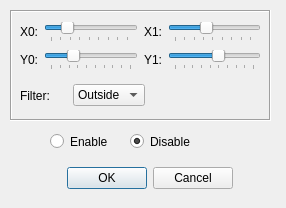
<?xml version="1.0" encoding="UTF-8"?>
<ui version="4.0">
 <class>FilterDialog</class>
 <widget class="QDialog" name="FilterDialog">
  <property name="windowModality">
   <enum>Qt::NonModal</enum>
  </property>
  <property name="geometry">
   <rect>
    <x>0</x>
    <y>0</y>
    <width>286</width>
    <height>208</height>
   </rect>
  </property>
  <property name="sizePolicy">
   <sizepolicy hsizetype="Fixed" vsizetype="Fixed">
    <horstretch>0</horstretch>
    <verstretch>0</verstretch>
   </sizepolicy>
  </property>
  <property name="minimumSize">
   <size>
    <width>286</width>
    <height>208</height>
   </size>
  </property>
  <property name="maximumSize">
   <size>
    <width>286</width>
    <height>208</height>
   </size>
  </property>
  <property name="windowTitle">
   <string>Dialog</string>
  </property>
  <property name="modal">
   <bool>true</bool>
  </property>
  <widget class="QFrame" name="frame">
   <property name="geometry">
    <rect>
     <x>10</x>
     <y>10</y>
     <width>261</width>
     <height>111</height>
    </rect>
   </property>
   <property name="frameShape">
    <enum>QFrame::Box</enum>
   </property>
   <property name="frameShadow">
    <enum>QFrame::Sunken</enum>
   </property>
   <widget class="QWidget" name="horizontalLayoutWidget_5">
    <property name="geometry">
     <rect>
      <x>10</x>
      <y>70</y>
      <width>125</width>
      <height>31</height>
     </rect>
    </property>
    <layout class="QHBoxLayout" name="horizontalLayout_5">
     <item>
      <widget class="QLabel" name="label_6">
       <property name="enabled">
        <bool>true</bool>
       </property>
       <property name="sizePolicy">
        <sizepolicy hsizetype="Minimum" vsizetype="Minimum">
         <horstretch>0</horstretch>
         <verstretch>0</verstretch>
        </sizepolicy>
       </property>
       <property name="text">
        <string>Filter:</string>
       </property>
      </widget>
     </item>
     <item>
      <widget class="QComboBox" name="filterCombo">
       <item>
        <property name="text">
         <string>Outside</string>
        </property>
       </item>
       <item>
        <property name="text">
         <string>Inside</string>
        </property>
       </item>
      </widget>
     </item>
    </layout>
   </widget>
  </widget>
  <widget class="QWidget" name="verticalLayoutWidget_2">
   <property name="geometry">
    <rect>
     <x>50</x>
     <y>160</y>
     <width>183</width>
     <height>36</height>
    </rect>
   </property>
   <layout class="QVBoxLayout" name="verticalLayout_2">
    <item>
     <widget class="QDialogButtonBox" name="buttonBox">
      <property name="orientation">
       <enum>Qt::Horizontal</enum>
      </property>
      <property name="standardButtons">
       <set>QDialogButtonBox::Cancel|QDialogButtonBox::Ok</set>
      </property>
     </widget>
    </item>
   </layout>
  </widget>
  <widget class="QWidget" name="horizontalLayoutWidget_7">
   <property name="geometry">
    <rect>
     <x>20</x>
     <y>20</y>
     <width>241</width>
     <height>52</height>
    </rect>
   </property>
   <layout class="QHBoxLayout" name="horizontalLayout_7">
    <item>
     <layout class="QVBoxLayout" name="verticalLayout">
      <item>
       <layout class="QHBoxLayout" name="horizontalLayout">
        <item>
         <widget class="QLabel" name="label_2">
          <property name="text">
           <string>X0:</string>
          </property>
         </widget>
        </item>
        <item>
         <widget class="QSlider" name="x0Slider">
          <property name="maximum">
           <number>500</number>
          </property>
          <property name="singleStep">
           <number>10</number>
          </property>
          <property name="value">
           <number>100</number>
          </property>
          <property name="sliderPosition">
           <number>100</number>
          </property>
          <property name="orientation">
           <enum>Qt::Horizontal</enum>
          </property>
          <property name="tickPosition">
           <enum>QSlider::TicksBelow</enum>
          </property>
          <property name="tickInterval">
           <number>60</number>
          </property>
         </widget>
        </item>
       </layout>
      </item>
      <item>
       <layout class="QHBoxLayout" name="horizontalLayout_2">
        <item>
         <widget class="QLabel" name="label_3">
          <property name="text">
           <string>Y0:</string>
          </property>
         </widget>
        </item>
        <item>
         <widget class="QSlider" name="y0Slider">
          <property name="maximum">
           <number>360</number>
          </property>
          <property name="singleStep">
           <number>10</number>
          </property>
          <property name="value">
           <number>100</number>
          </property>
          <property name="sliderPosition">
           <number>100</number>
          </property>
          <property name="orientation">
           <enum>Qt::Horizontal</enum>
          </property>
          <property name="tickPosition">
           <enum>QSlider::TicksBelow</enum>
          </property>
          <property name="tickInterval">
           <number>40</number>
          </property>
         </widget>
        </item>
       </layout>
      </item>
     </layout>
    </item>
    <item>
     <layout class="QVBoxLayout" name="verticalLayout_3">
      <item>
       <layout class="QHBoxLayout" name="horizontalLayout_3">
        <item>
         <widget class="QLabel" name="label_4">
          <property name="text">
           <string>X1:</string>
          </property>
         </widget>
        </item>
        <item>
         <widget class="QSlider" name="x1Slider">
          <property name="maximum">
           <number>500</number>
          </property>
          <property name="singleStep">
           <number>10</number>
          </property>
          <property name="value">
           <number>200</number>
          </property>
          <property name="orientation">
           <enum>Qt::Horizontal</enum>
          </property>
          <property name="tickPosition">
           <enum>QSlider::TicksBelow</enum>
          </property>
          <property name="tickInterval">
           <number>60</number>
          </property>
         </widget>
        </item>
       </layout>
      </item>
      <item>
       <layout class="QHBoxLayout" name="horizontalLayout_4">
        <item>
         <widget class="QLabel" name="label_5">
          <property name="text">
           <string>Y1:</string>
          </property>
         </widget>
        </item>
        <item>
         <widget class="QSlider" name="y1Slider">
          <property name="maximum">
           <number>360</number>
          </property>
          <property name="singleStep">
           <number>10</number>
          </property>
          <property name="sliderPosition">
           <number>200</number>
          </property>
          <property name="orientation">
           <enum>Qt::Horizontal</enum>
          </property>
          <property name="tickPosition">
           <enum>QSlider::TicksBelow</enum>
          </property>
          <property name="tickInterval">
           <number>40</number>
          </property>
         </widget>
        </item>
       </layout>
      </item>
     </layout>
    </item>
   </layout>
  </widget>
  <widget class="QRadioButton" name="enableRB">
   <property name="geometry">
    <rect>
     <x>50</x>
     <y>130</y>
     <width>108</width>
     <height>23</height>
    </rect>
   </property>
   <property name="text">
    <string>Enable</string>
   </property>
   <attribute name="buttonGroup">
    <string>buttonGroup</string>
   </attribute>
  </widget>
  <widget class="QRadioButton" name="disableRB">
   <property name="geometry">
    <rect>
     <x>130</x>
     <y>130</y>
     <width>108</width>
     <height>23</height>
    </rect>
   </property>
   <property name="text">
    <string>Disable</string>
   </property>
   <property name="checked">
    <bool>true</bool>
   </property>
   <attribute name="buttonGroup">
    <string>buttonGroup</string>
   </attribute>
  </widget>
 </widget>
 <resources/>
 <connections>
  <connection>
   <sender>buttonBox</sender>
   <signal>accepted()</signal>
   <receiver>FilterDialog</receiver>
   <slot>accept()</slot>
   <hints>
    <hint type="sourcelabel">
     <x>231</x>
     <y>194</y>
    </hint>
    <hint type="destinationlabel">
     <x>157</x>
     <y>207</y>
    </hint>
   </hints>
  </connection>
  <connection>
   <sender>buttonBox</sender>
   <signal>rejected()</signal>
   <receiver>FilterDialog</receiver>
   <slot>reject()</slot>
   <hints>
    <hint type="sourcelabel">
     <x>231</x>
     <y>194</y>
    </hint>
    <hint type="destinationlabel">
     <x>285</x>
     <y>207</y>
    </hint>
   </hints>
  </connection>
  <connection>
   <sender>x0Slider</sender>
   <signal>sliderMoved(int)</signal>
   <receiver>FilterDialog</receiver>
   <slot>updateX0(int)</slot>
   <hints>
    <hint type="sourcelabel">
     <x>81</x>
     <y>32</y>
    </hint>
    <hint type="destinationlabel">
     <x>29</x>
     <y>148</y>
    </hint>
   </hints>
  </connection>
  <connection>
   <sender>y0Slider</sender>
   <signal>sliderMoved(int)</signal>
   <receiver>FilterDialog</receiver>
   <slot>updateY0(int)</slot>
   <hints>
    <hint type="sourcelabel">
     <x>100</x>
     <y>61</y>
    </hint>
    <hint type="destinationlabel">
     <x>19</x>
     <y>174</y>
    </hint>
   </hints>
  </connection>
  <connection>
   <sender>x1Slider</sender>
   <signal>sliderMoved(int)</signal>
   <receiver>FilterDialog</receiver>
   <slot>updateX1(int)</slot>
   <hints>
    <hint type="sourcelabel">
     <x>193</x>
     <y>31</y>
    </hint>
    <hint type="destinationlabel">
     <x>260</x>
     <y>136</y>
    </hint>
   </hints>
  </connection>
  <connection>
   <sender>y1Slider</sender>
   <signal>sliderMoved(int)</signal>
   <receiver>FilterDialog</receiver>
   <slot>updateY1(int)</slot>
   <hints>
    <hint type="sourcelabel">
     <x>218</x>
     <y>55</y>
    </hint>
    <hint type="destinationlabel">
     <x>262</x>
     <y>179</y>
    </hint>
   </hints>
  </connection>
  <connection>
   <sender>enableRB</sender>
   <signal>toggled(bool)</signal>
   <receiver>FilterDialog</receiver>
   <slot>updateFilterStatus(bool)</slot>
   <hints>
    <hint type="sourcelabel">
     <x>75</x>
     <y>138</y>
    </hint>
    <hint type="destinationlabel">
     <x>39</x>
     <y>136</y>
    </hint>
   </hints>
  </connection>
 </connections>
 <slots>
  <slot>updateX0(int)</slot>
  <slot>updateY0(int)</slot>
  <slot>updateX1(int)</slot>
  <slot>updateY1(int)</slot>
  <slot>updateFilterStatus(bool)</slot>
 </slots>
 <buttongroups>
  <buttongroup name="buttonGroup"/>
 </buttongroups>
</ui>
